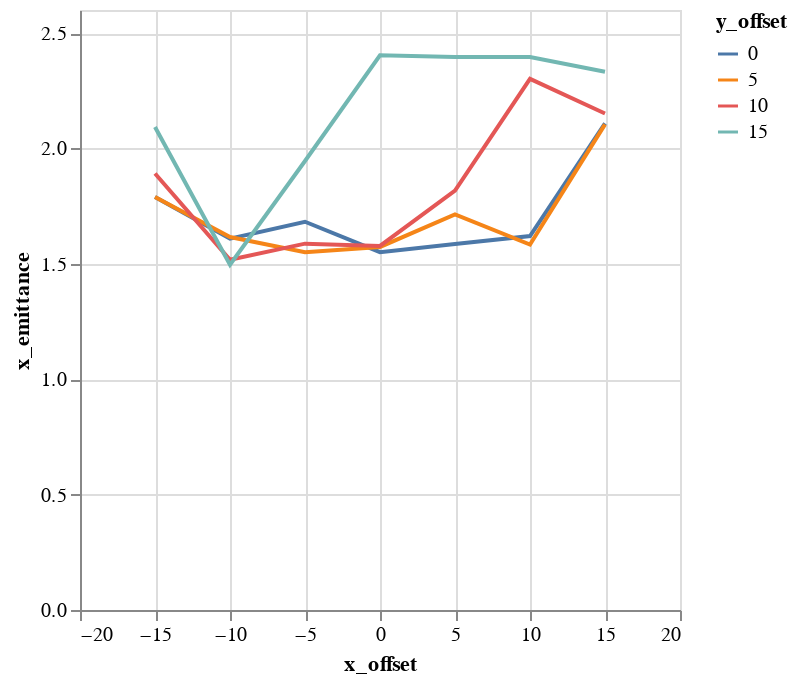

Source (notebook cell):
### Markdown cell above
## Plots

### Code cell
alt.Chart(emit_df).mark_line().encode(
    color='y_offset:N',
    x='x_offset',
    y='x_emittance',
)

### Figure 1 — Vega-Lite specification as saved in the notebook (floating-point values rounded to 4 significant figures)
{"$schema": "https://vega.github.io/schema/vega-lite/v1.2.1.json", "data": {"values": [{"losses": 1, "relbeta": 0.002308, "sourceID": 16777222, "sourceName": "x_-15_y_0", "x_emittance": 1.79, "x_emittance_rel": 1.104, "x_norm_emittance": 0.004133, "x_offset": -15, "y_emittance": 1.572, "y_emittance_rel": 0.9997, "y_norm_emittance": 0.003628, "y_offset": 0}, {"losses": 1, "relbeta": 0.002308, "sourceID": 16777229, "sourceName": "x_-15_y_5", "x_emittance": 1.79, "x_emittance_rel": 1.123, "x_norm_emittance": 0.004131, "x_offset": -15, "y_emittance": 1.619, "y_emittance_rel": 1.016, "y_norm_emittance": 0.003737, "y_offset": 5}, {"losses": 0, "relbeta": 0.002308, "sourceID": 16777236, "sourceName": "x_-15_y_10", "x_emittance": 1.892, "x_emittance_rel": 1.17, "x_norm_emittance": 0.004367, "x_offset": -15, "y_emittance": 1.682, "y_emittance_rel": 1.054, "y_norm_emittance": 0.003883, "y_offset": 10}, {"losses": 1, "relbeta": 0.002308, "sourceID": 16777243, "sourceName": "x_-15_y_15", "x_emittance": 2.093, "x_emittance_rel": 1.252, "x_norm_emittance": 0.004832, "x_offset": -15, "y_emittance": 1.803, "y_emittance_rel": 1.085, "y_norm_emittance": 0.004162, "y_offset": 15}, {"losses": 0, "relbeta": 0.002308, "sourceID": 16777220, "sourceName": "x_-10_y_0", "x_emittance": 1.609, "x_emittance_rel": 1.011, "x_norm_emittance": 0.003715, "x_offset": -10, "y_emittance": 1.553, "y_emittance_rel": 0.9999, "y_norm_emittance": 0.003584, "y_offset": 0}, {"losses": 0, "relbeta": 0.002308, "sourceID": 16777227, "sourceName": "x_-10_y_5", "x_emittance": 1.616, "x_emittance_rel": 1.002, "x_norm_emittance": 0.003731, "x_offset": -10, "y_emittance": 1.589, "y_emittance_rel": 1.006, "y_norm_emittance": 0.003669, "y_offset": 5}, {"losses": 0, "relbeta": 0.002308, "sourceID": 16777234, "sourceName": "x_-10_y_10", "x_emittance": 1.518, "x_emittance_rel": 1.021, "x_norm_emittance": 0.003504, "x_offset": -10, "y_emittance": 1.697, "y_emittance_rel": 1.019, "y_norm_emittance": 0.003917, "y_offset": 10}, {"losses": 0, "relbeta": 0.002308, "sourceID": 16777241, "sourceName": "x_-10_y_15", "x_emittance": 1.496, "x_emittance_rel": 1.032, "x_norm_emittance": 0.003454, "x_offset": -10, "y_emittance": 1.673, "y_emittance_rel": 1.023, "y_norm_emittance": 0.003861, "y_offset": 15}, {"losses": 0, "relbeta": 0.002308, "sourceID": 16777218, "sourceName": "x_-5_y_0", "x_emittance": 1.682, "x_emittance_rel": 1.004, "x_norm_emittance": 0.003884, "x_offset": -5, "y_emittance": 1.723, "y_emittance_rel": 1.003, "y_norm_emittance": 0.003978, "y_offset": 0}, {"losses": 0, "relbeta": 0.002308, "sourceID": 16777225, "sourceName": "x_-5_y_5", "x_emittance": 1.55, "x_emittance_rel": 1.017, "x_norm_emittance": 0.003578, "x_offset": -5, "y_emittance": 1.657, "y_emittance_rel": 1.019, "y_norm_emittance": 0.003824, "y_offset": 5}, {"losses": 0, "relbeta": 0.002308, "sourceID": 16777232, "sourceName": "x_-5_y_10", "x_emittance": 1.588, "x_emittance_rel": 1.05, "x_norm_emittance": 0.003665, "x_offset": -5, "y_emittance": 1.633, "y_emittance_rel": 1.057, "y_norm_emittance": 0.003769, "y_offset": 10}, {"losses": 0, "relbeta": 0.002308, "sourceID": 16777239, "sourceName": "x_-5_y_15", "x_emittance": 1.946, "x_emittance_rel": 1.15, "x_norm_emittance": 0.004491, "x_offset": -5, "y_emittance": 1.71, "y_emittance_rel": 1.137, "y_norm_emittance": 0.003949, "y_offset": 15}, {"losses": 0, "relbeta": 0.002309, "sourceID": 16777216, "sourceName": "x_0_y_0", "x_emittance": 1.551, "x_emittance_rel": 1.007, "x_norm_emittance": 0.003579, "x_offset": 0, "y_emittance": 1.543, "y_emittance_rel": 1.004, "y_norm_emittance": 0.003563, "y_offset": 0}, {"losses": 0, "relbeta": 0.002309, "sourceID": 16777223, "sourceName": "x_0_y_5", "x_emittance": 1.573, "x_emittance_rel": 1.021, "x_norm_emittance": 0.003632, "x_offset": 0, "y_emittance": 1.603, "y_emittance_rel": 1.044, "y_norm_emittance": 0.0037, "y_offset": 5}, {"losses": 0, "relbeta": 0.002309, "sourceID": 16777230, "sourceName": "x_0_y_10", "x_emittance": 1.578, "x_emittance_rel": 1.125, "x_norm_emittance": 0.003642, "x_offset": 0, "y_emittance": 1.669, "y_emittance_rel": 1.131, "y_norm_emittance": 0.003853, "y_offset": 10}, {"losses": 0, "relbeta": 0.002309, "sourceID": 16777237, "sourceName": "x_0_y_15", "x_emittance": 2.404, "x_emittance_rel": 1.359, "x_norm_emittance": 0.005549, "x_offset": 0, "y_emittance": 2.257, "y_emittance_rel": 1.4, "y_norm_emittance": 0.00521, "y_offset": 15}, {"losses": 0, "relbeta": 0.002309, "sourceID": 16777217, "sourceName": "x_5_y_0", "x_emittance": 1.586, "x_emittance_rel": 1.023, "x_norm_emittance": 0.003661, "x_offset": 5, "y_emittance": 1.696, "y_emittance_rel": 1.013, "y_norm_emittance": 0.003916, "y_offset": 0}, {"losses": 0, "relbeta": 0.002309, "sourceID": 16777224, "sourceName": "x_5_y_5", "x_emittance": 1.714, "x_emittance_rel": 1.07, "x_norm_emittance": 0.003958, "x_offset": 5, "y_emittance": 1.552, "y_emittance_rel": 1.053, "y_norm_emittance": 0.003582, "y_offset": 5}, {"losses": 0, "relbeta": 0.002309, "sourceID": 16777231, "sourceName": "x_5_y_10", "x_emittance": 1.817, "x_emittance_rel": 1.242, "x_norm_emittance": 0.004195, "x_offset": 5, "y_emittance": 1.776, "y_emittance_rel": 1.114, "y_norm_emittance": 0.004099, "y_offset": 10}, {"losses": 0, "relbeta": 0.002309, "sourceID": 16777238, "sourceName": "x_5_y_15", "x_emittance": 2.396, "x_emittance_rel": 1.499, "x_norm_emittance": 0.005532, "x_offset": 5, "y_emittance": 2.328, "y_emittance_rel": 1.479, "y_norm_emittance": 0.005374, "y_offset": 15}, {"losses": 0, "relbeta": 0.002309, "sourceID": 16777219, "sourceName": "x_10_y_0", "x_emittance": 1.621, "x_emittance_rel": 1.067, "x_norm_emittance": 0.003741, "x_offset": 10, "y_emittance": 1.621, "y_emittance_rel": 1.014, "y_norm_emittance": 0.003743, "y_offset": 0}, {"losses": 0, "relbeta": 0.002309, "sourceID": 16777226, "sourceName": "x_10_y_5", "x_emittance": 1.584, "x_emittance_rel": 1.094, "x_norm_emittance": 0.003656, "x_offset": 10, "y_emittance": 1.531, "y_emittance_rel": 1.016, "y_norm_emittance": 0.003535, "y_offset": 5}, {"losses": 0, "relbeta": 0.002309, "sourceID": 16777233, "sourceName": "x_10_y_10", "x_emittance": 2.301, "x_emittance_rel": 1.32, "x_norm_emittance": 0.005313, "x_offset": 10, "y_emittance": 1.935, "y_emittance_rel": 1.2, "y_norm_emittance": 0.004467, "y_offset": 10}, {"losses": 0, "relbeta": 0.002309, "sourceID": 16777240, "sourceName": "x_10_y_15", "x_emittance": 2.397, "x_emittance_rel": 1.524, "x_norm_emittance": 0.005533, "x_offset": 10, "y_emittance": 2.15, "y_emittance_rel": 1.423, "y_norm_emittance": 0.004964, "y_offset": 15}, {"losses": 0, "relbeta": 0.002308, "sourceID": 16777221, "sourceName": "x_15_y_0", "x_emittance": 2.109, "x_emittance_rel": 1.407, "x_norm_emittance": 0.004867, "x_offset": 15, "y_emittance": 1.593, "y_emittance_rel": 1.009, "y_norm_emittance": 0.003677, "y_offset": 0}, {"losses": 1, "relbeta": 0.002308, "sourceID": 16777228, "sourceName": "x_15_y_5", "x_emittance": 2.105, "x_emittance_rel": 1.339, "x_norm_emittance": 0.004858, "x_offset": 15, "y_emittance": 1.53, "y_emittance_rel": 1.03, "y_norm_emittance": 0.003533, "y_offset": 5}, {"losses": 0, "relbeta": 0.002308, "sourceID": 16777235, "sourceName": "x_15_y_10", "x_emittance": 2.152, "x_emittance_rel": 1.326, "x_norm_emittance": 0.004967, "x_offset": 15, "y_emittance": 1.846, "y_emittance_rel": 1.143, "y_norm_emittance": 0.004262, "y_offset": 10}, {"losses": 0, "relbeta": 0.002308, "sourceID": 16777242, "sourceName": "x_15_y_15", "x_emittance": 2.333, "x_emittance_rel": 1.54, "x_norm_emittance": 0.005385, "x_offset": 15, "y_emittance": 2.24, "y_emittance_rel": 1.411, "y_norm_emittance": 0.00517, "y_offset": 15}]}, "encoding": {"color": {"field": "y_offset", "type": "nominal"}, "x": {"field": "x_offset", "type": "quantitative"}, "y": {"field": "x_emittance", "type": "quantitative"}}, "mark": "line"}
